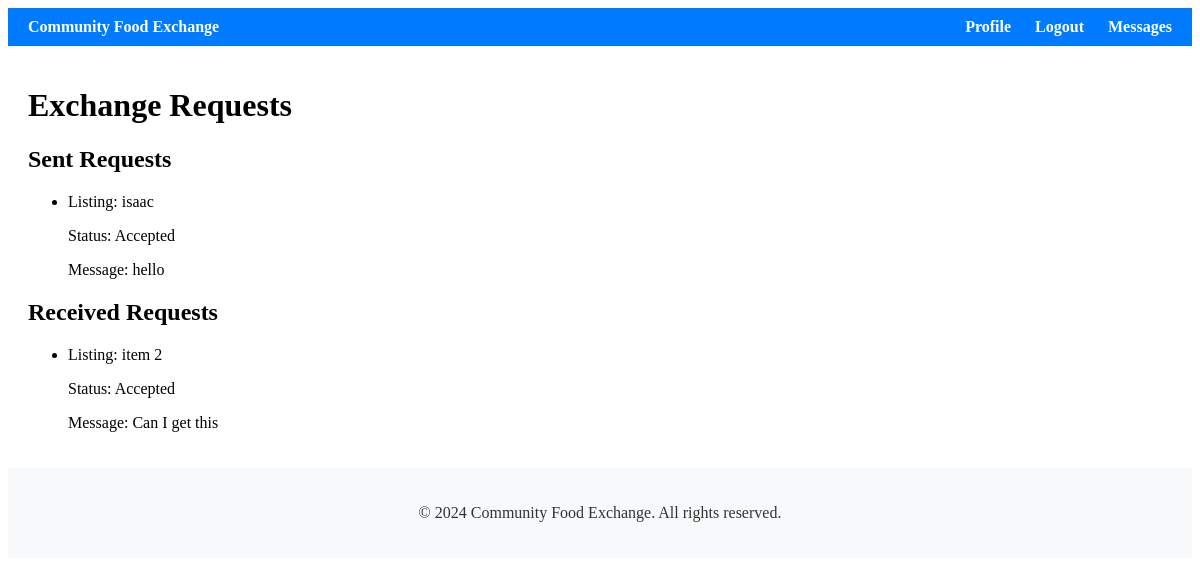
Page /exchange/requests/ (signed in) on the earlier database version.
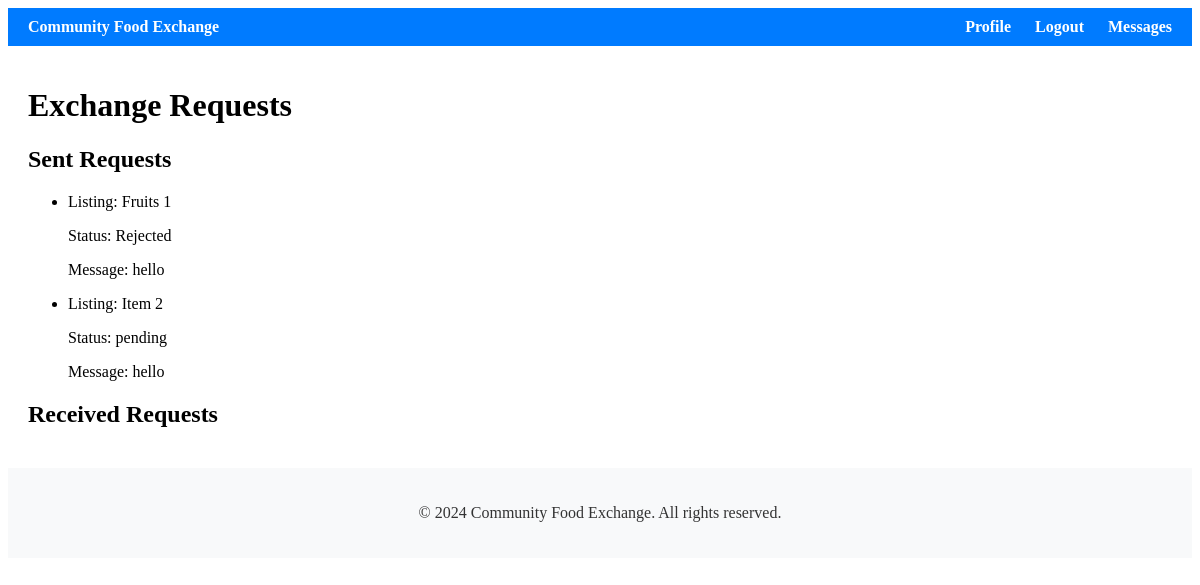
Same page on the later database version.
### exchange/models.py (models this page shows, shortened)
class ExchangeRequest(models.Model):
    sender = models.ForeignKey(User, on_delete=models.CASCADE, related_name='exchange_sent_requests')
    receiver = models.ForeignKey(User, on_delete=models.CASCADE, related_name='exchange_received_requests')
    listing = models.ForeignKey(Listing, on_delete=models.CASCADE)
    message = models.TextField()
    status = models.CharField(max_length=20, choices=[('pending', 'Pending'), ('accepted', 'Accepted'), ('rejected', 'Rejected')], default='pending')
    created_at = models.DateTimeField(auto_now_add=True)

### listings/models.py (models this page shows, shortened)
class Listing(models.Model):
    user = models.ForeignKey(User, on_delete=models.CASCADE)
    item_name = models.CharField(max_length=100)
    description = models.TextField()
    quantity = models.PositiveIntegerField()
    expiration_date = models.DateField()
    created_at = models.DateTimeField(auto_now_add=True)
    image = models.ImageField(upload_to=listing_image_path)

### exchange/views.py (the view)
# urls.py: path('requests/', exchange_requests, name='exchange_requests'),
@login_required
def exchange_requests(request):
    sent_requests = ExchangeRequest.objects.filter(sender=request.user)
    received_requests = ExchangeRequest.objects.filter(receiver=request.user)
    return render(request, 'exchange/exchange_requests.html', {'sent_requests': sent_requests, 'received_requests': received_requests})

### exchange/templates/exchange/exchange_requests.html
{% extends 'accounts/base.html' %}
{% block content %}
<h1>Exchange Requests</h1>
<div class="sent-requests">
    <h2>Sent Requests</h2>
    <ul>
        {% for request in sent_requests %}
        <li>
            <p>Listing: {{ request.listing.item_name }}</p>
            <p>Status: {{ request.status }}</p>
            <p>Message: {{ request.message }}</p>
        </li>
        {% endfor %}
    </ul>
</div>
<div class="received-requests">
    <h2>Received Requests</h2>
    <ul>
        {% for request in received_requests %}
        <li>
            <p>Listing: {{ request.listing.item_name }}</p>
            <p>Status: {{ request.status }}</p>
            <p>Message: {{ request.message }}</p>
        </li>
        {% endfor %}
    </ul>
</div>
{% endblock %}

Differences in the rows shown:
removed ExchangeRequest: listing.item_name "isaac", status "Accepted", message "hello", shown under "Sent Requests"
removed ExchangeRequest: listing.item_name "item 2", status "Accepted", message "Can I get this", shown under "Received Requests"
added ExchangeRequest: listing.item_name "Fruits 1", status "Rejected", message "hello", shown under "Sent Requests"
added ExchangeRequest: listing.item_name "Item 2", status "pending", message "hello", shown under "Sent Requests"
